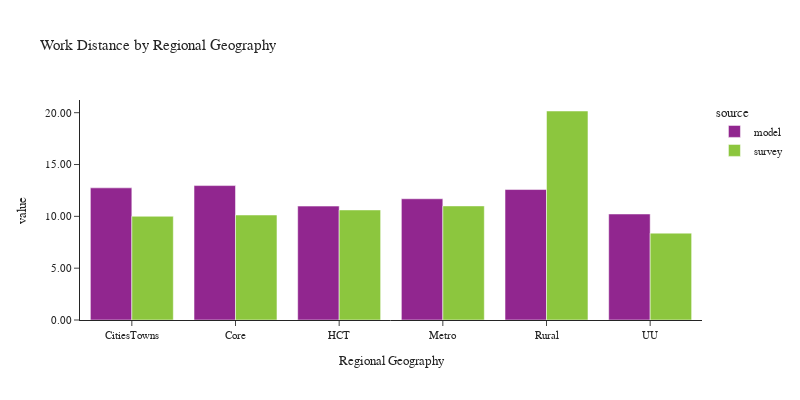

Source (notebook cell):
### Code cell
plot_work_location(df_workers, 'rg_proposed_work', 'Regional Geography', 'Regional Geography')

### Figure 1 — Plotly figure (JSON) as saved in the notebook; plotly's stock layout.template omitted (floating-point values rounded to 4 significant figures)
{"data": [{"alignmentgroup": "True", "customdata": [[10640], [65455], [26875], [104552], [7054], [2347]], "hovertemplate": "source=model<br>rg_proposed_work=%{x}<br>value=%{y}<br>sample count=%{customdata[0]}<extra></extra>", "legendgroup": "model", "marker": {"color": "#91268F", "pattern": {"shape": ""}}, "name": "model", "offsetgroup": "model", "orientation": "v", "showlegend": true, "textposition": "auto", "type": "bar", "x": ["CitiesTowns", "Core", "HCT", "Metro", "Rural", "UU"], "xaxis": "x", "y": [12.75, 12.97, 10.99, 11.7, 12.59, 10.23], "yaxis": "y"}, {"alignmentgroup": "True", "customdata": [[47], [331], [122], [1016], [49], [27]], "hovertemplate": "source=survey<br>rg_proposed_work=%{x}<br>value=%{y}<br>sample count=%{customdata[0]}<extra></extra>", "legendgroup": "survey", "marker": {"color": "#8CC63E", "pattern": {"shape": ""}}, "name": "survey", "offsetgroup": "survey", "orientation": "v", "showlegend": true, "textposition": "auto", "type": "bar", "x": ["CitiesTowns", "Core", "HCT", "Metro", "Rural", "UU"], "xaxis": "x", "y": [10.01, 10.13, 10.62, 11.01, 20.16, 8.381], "yaxis": "y"}], "layout": {"barmode": "group", "font": {"size": 11}, "height": 400, "legend": {"title": {"text": "source"}, "tracegroupgap": 0}, "title": {"text": "Work Distance by Regional Geography"}, "width": 800, "xaxis": {"anchor": "y", "domain": [0.0, 1.0], "title": {"text": "Regional Geography"}}, "yaxis": {"anchor": "x", "domain": [0.0, 1.0], "tickformat": ".2f", "title": {"text": "value"}}}}
